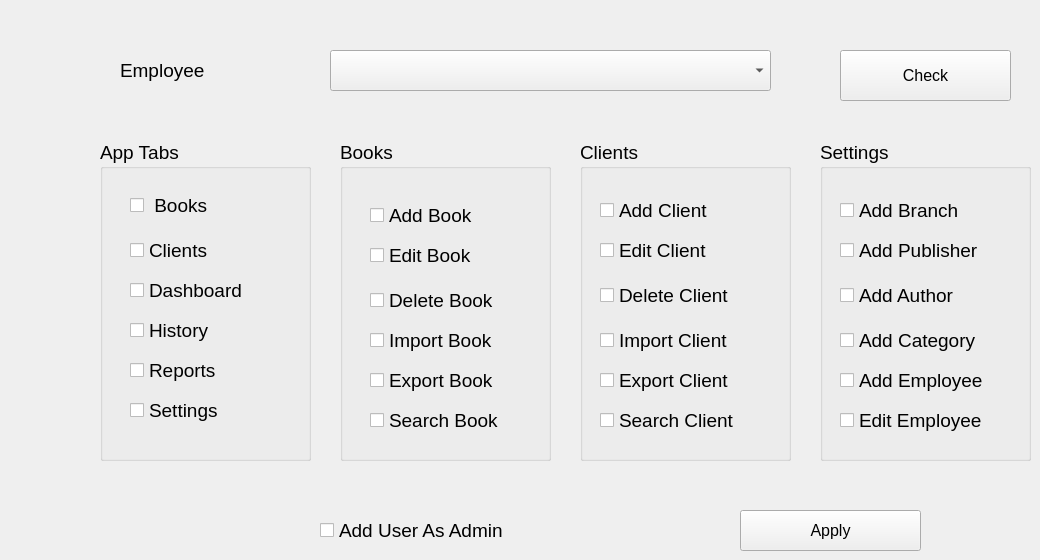
                <widget class="QWidget" name="tab_27">
                 <attribute name="title">
                  <string>Add User Permissions</string>
                 </attribute>
                 <widget class="QLabel" name="label_93">
                  <property name="geometry">
                   <rect>
                    <x>120</x>
                    <y>50</y>
                    <width>161</width>
                    <height>41</height>
                   </rect>
                  </property>
                  <property name="font">
                   <font>
                    <family>Segoe UI</family>
                    <pointsize>14</pointsize>
                   </font>
                  </property>
                  <property name="text">
                   <string>Employee</string>
                  </property>
                 </widget>
                 <widget class="QComboBox" name="comboBox_14">
                  <property name="geometry">
                   <rect>
                    <x>330</x>
                    <y>50</y>
                    <width>441</width>
                    <height>41</height>
                   </rect>
                  </property>
                  <property name="font">
                   <font>
                    <pointsize>14</pointsize>
                   </font>
                  </property>
                 </widget>
                 <widget class="QPushButton" name="pushButton_76">
                  <property name="geometry">
                   <rect>
                    <x>740</x>
                    <y>510</y>
                    <width>181</width>
                    <height>41</height>
                   </rect>
                  </property>
                  <property name="font">
                   <font>
                    <pointsize>12</pointsize>
                   </font>
                  </property>
                  <property name="text">
                   <string>Apply</string>
                  </property>
                 </widget>
                 <widget class="QPushButton" name="pushButton_77">
                  <property name="geometry">
                   <rect>
                    <x>840</x>
                    <y>50</y>
                    <width>171</width>
                    <height>51</height>
                   </rect>
                  </property>
                  <property name="font">
                   <font>
                    <pointsize>12</pointsize>
                   </font>
                  </property>
                  <property name="text">
                   <string>Check</string>
                  </property>
                 </widget>
                 <widget class="QGroupBox" name="groupBox_47">
                  <property name="geometry">
                   <rect>
                    <x>100</x>
                    <y>140</y>
                    <width>211</width>
                    <height>321</height>
                   </rect>
                  </property>
                  <property name="font">
                   <font>
                    <pointsize>14</pointsize>
                   </font>
                  </property>
                  <property name="title">
                   <string>App Tabs</string>
                  </property>
                  <widget class="QCheckBox" name="checkBox_62">
                   <property name="geometry">
                    <rect>
                     <x>30</x>
                     <y>250</y>
                     <width>151</width>
                     <height>41</height>
                    </rect>
                   </property>
                   <property name="font">
                    <font>
                     <pointsize>14</pointsize>
                    </font>
                   </property>
                   <property name="text">
                    <string>Settings</string>
                   </property>
                  </widget>
                  <widget class="QCheckBox" name="checkBox_63">
                   <property name="geometry">
                    <rect>
                     <x>30</x>
                     <y>170</y>
                     <width>151</width>
                     <height>41</height>
                    </rect>
                   </property>
                   <property name="font">
                    <font>
                     <pointsize>14</pointsize>
                    </font>
                   </property>
                   <property name="text">
                    <string>History</string>
                   </property>
                  </widget>
                  <widget class="QCheckBox" name="checkBox_64">
                   <property name="geometry">
                    <rect>
                     <x>30</x>
                     <y>90</y>
                     <width>151</width>
                     <height>41</height>
                    </rect>
                   </property>
                   <property name="font">
                    <font>
                     <pointsize>14</pointsize>
                    </font>
                   </property>
                   <property name="text">
                    <string>Clients</string>
                   </property>
                  </widget>
                  <widget class="QCheckBox" name="checkBox_65">
                   <property name="geometry">
                    <rect>
                     <x>30</x>
                     <y>50</y>
                     <width>151</width>
                     <height>31</height>
                    </rect>
                   </property>
                   <property name="font">
                    <font>
                     <pointsize>14</pointsize>
                    </font>
                   </property>
                   <property name="text">
                    <string> Books</string>
                   </property>
                  </widget>
                  <widget class="QCheckBox" name="checkBox_66">
                   <property name="geometry">
                    <rect>
                     <x>30</x>
                     <y>210</y>
                     <width>151</width>
                     <height>41</height>
                    </rect>
                   </property>
                   <property name="font">
                    <font>
                     <pointsize>14</pointsize>
                    </font>
                   </property>
                   <property name="text">
                    <string>Reports</string>
                   </property>
                  </widget>
                  <widget class="QCheckBox" name="checkBox_67">
                   <property name="geometry">
                    <rect>
                     <x>30</x>
                     <y>130</y>
                     <width>151</width>
                     <height>41</height>
                    </rect>
                   </property>
                   <property name="font">
                    <font>
                     <pointsize>14</pointsize>
                    </font>
                   </property>
                   <property name="text">
                    <string>Dashboard</string>
                   </property>
                  </widget>
                 </widget>
                 <widget class="QGroupBox" name="groupBox_48">
                  <property name="geometry">
                   <rect>
                    <x>340</x>
                    <y>140</y>
                    <width>211</width>
                    <height>321</height>
                   </rect>
                  </property>
                  <property name="font">
                   <font>
                    <pointsize>14</pointsize>
                   </font>
                  </property>
                  <property name="title">
                   <string>Books</string>
                  </property>
                  <widget class="QCheckBox" name="checkBox_68">
                   <property name="geometry">
                    <rect>
                     <x>30</x>
                     <y>140</y>
                     <width>161</width>
                     <height>41</height>
                    </rect>
                   </property>
                   <property name="font">
                    <font>
                     <pointsize>14</pointsize>
                    </font>
                   </property>
                   <property name="text">
                    <string>Delete Book</string>
                   </property>
                  </widget>
                  <widget class="QCheckBox" name="checkBox_69">
                   <property name="geometry">
                    <rect>
                     <x>30</x>
                     <y>100</y>
                     <width>161</width>
                     <height>31</height>
                    </rect>
                   </property>
                   <property name="font">
                    <font>
                     <pointsize>14</pointsize>
                    </font>
                   </property>
                   <property name="text">
                    <string>Edit Book</string>
                   </property>
                  </widget>
                  <widget class="QCheckBox" name="checkBox_70">
                   <property name="geometry">
                    <rect>
                     <x>30</x>
                     <y>60</y>
                     <width>161</width>
                     <height>31</height>
                    </rect>
                   </property>
                   <property name="font">
                    <font>
                     <pointsize>14</pointsize>
                    </font>
                   </property>
                   <property name="text">
                    <string>Add Book</string>
                   </property>
                  </widget>
                  <widget class="QCheckBox" name="checkBox_71">
                   <property name="geometry">
                    <rect>
                     <x>30</x>
                     <y>180</y>
                     <width>161</width>
                     <height>41</height>
                    </rect>
                   </property>
                   <property name="font">
                    <font>
                     <pointsize>14</pointsize>
                    </font>
                   </property>
                   <property name="text">
                    <string>Import Book</string>
                   </property>
                  </widget>
                  <widget class="QCheckBox" name="checkBox_72">
                   <property name="geometry">
                    <rect>
                     <x>30</x>
                     <y>220</y>
                     <width>161</width>
                     <height>41</height>
                    </rect>
                   </property>
                   <property name="font">
                    <font>
                     <pointsize>14</pointsize>
                    </font>
                   </property>
                   <property name="text">
                    <string>Export Book</string>
                   </property>
                  </widget>
                  <widget class="QCheckBox" name="checkBox_73">
                   <property name="geometry">
                    <rect>
                     <x>30</x>
                     <y>260</y>
                     <width>161</width>
                     <height>41</height>
                    </rect>
                   </property>
                   <property name="font">
                    <font>
                     <pointsize>14</pointsize>
                    </font>
                   </property>
                   <property name="text">
                    <string>Search Book</string>
                   </property>
                  </widget>
                 </widget>
                 <widget class="QGroupBox" name="groupBox_49">
                  <property name="geometry">
                   <rect>
                    <x>580</x>
                    <y>140</y>
                    <width>211</width>
                    <height>321</height>
                   </rect>
                  </property>
                  <property name="font">
                   <font>
                    <pointsize>14</pointsize>
                   </font>
                  </property>
                  <property name="title">
                   <string>Clients</string>
                  </property>
                  <widget class="QCheckBox" name="checkBox_74">
                   <property name="geometry">
                    <rect>
                     <x>20</x>
                     <y>130</y>
                     <width>171</width>
                     <height>51</height>
                    </rect>
                   </property>
                   <property name="font">
                    <font>
                     <pointsize>14</pointsize>
                    </font>
                   </property>
                   <property name="text">
                    <string>Delete Client</string>
                   </property>
                  </widget>
                  <widget class="QCheckBox" name="checkBox_75">
                   <property name="geometry">
                    <rect>
                     <x>20</x>
                     <y>50</y>
                     <width>161</width>
                     <height>41</height>
                    </rect>
                   </property>
                   <property name="font">
                    <font>
                     <pointsize>14</pointsize>
                    </font>
                   </property>
                   <property name="text">
                    <string>Add Client</string>
                   </property>
                  </widget>
                  <widget class="QCheckBox" name="checkBox_76">
                   <property name="geometry">
                    <rect>
                     <x>20</x>
                     <y>90</y>
                     <width>161</width>
                     <height>41</height>
                    </rect>
                   </property>
                   <property name="font">
                    <font>
                     <pointsize>14</pointsize>
                    </font>
                   </property>
                   <property name="text">
                    <string>Edit Client</string>
                   </property>
                  </widget>
                  <widget class="QCheckBox" name="checkBox_77">
                   <property name="geometry">
                    <rect>
                     <x>20</x>
                     <y>180</y>
                     <width>161</width>
                     <height>41</height>
                    </rect>
                   </property>
                   <property name="font">
                    <font>
                     <pointsize>14</pointsize>
                    </font>
                   </property>
                   <property name="text">
                    <string>Import Client</string>
                   </property>
                  </widget>
                  <widget class="QCheckBox" name="checkBox_78">
                   <property name="geometry">
                    <rect>
                     <x>20</x>
                     <y>220</y>
                     <width>161</width>
                     <height>41</height>
                    </rect>
                   </property>
                   <property name="font">
                    <font>
                     <pointsize>14</pointsize>
                    </font>
                   </property>
                   <property name="text">
                    <string>Export Client</string>
                   </property>
                  </widget>
                  <widget class="QCheckBox" name="checkBox_79">
                   <property name="geometry">
                    <rect>
                     <x>20</x>
                     <y>260</y>
                     <width>161</width>
                     <height>41</height>
                    </rect>
                   </property>
                   <property name="font">
                    <font>
                     <pointsize>14</pointsize>
                    </font>
                   </property>
                   <property name="text">
                    <string>Search Client</string>
                   </property>
                  </widget>
                 </widget>
                 <widget class="QGroupBox" name="groupBox_50">
                  <property name="geometry">
                   <rect>
                    <x>820</x>
                    <y>140</y>
                    <width>211</width>
                    <height>321</height>
                   </rect>
                  </property>
                  <property name="font">
                   <font>
                    <pointsize>14</pointsize>
                   </font>
                  </property>
                  <property name="title">
                   <string>Settings</string>
                  </property>
                  <widget class="QCheckBox" name="checkBox_80">
                   <property name="geometry">
                    <rect>
                     <x>20</x>
                     <y>130</y>
                     <width>171</width>
                     <height>51</height>
                    </rect>
                   </property>
                   <property name="font">
                    <font>
                     <pointsize>14</pointsize>
                    </font>
                   </property>
                   <property name="text">
                    <string>Add Author</string>
                   </property>
                  </widget>
                  <widget class="QCheckBox" name="checkBox_81">
                   <property name="geometry">
                    <rect>
                     <x>20</x>
                     <y>50</y>
                     <width>161</width>
                     <height>41</height>
                    </rect>
                   </property>
                   <property name="font">
                    <font>
                     <pointsize>14</pointsize>
                    </font>
                   </property>
                   <property name="text">
                    <string>Add Branch</string>
                   </property>
                  </widget>
                  <widget class="QCheckBox" name="checkBox_82">
                   <property name="geometry">
                    <rect>
                     <x>20</x>
                     <y>90</y>
                     <width>161</width>
                     <height>41</height>
                    </rect>
                   </property>
                   <property name="font">
                    <font>
                     <pointsize>14</pointsize>
                    </font>
                   </property>
                   <property name="text">
                    <string>Add Publisher</string>
                   </property>
                  </widget>
                  <widget class="QCheckBox" name="checkBox_83">
                   <property name="geometry">
                    <rect>
                     <x>20</x>
                     <y>180</y>
                     <width>161</width>
                     <height>41</height>
                    </rect>
                   </property>
                   <property name="font">
                    <font>
                     <pointsize>14</pointsize>
                    </font>
                   </property>
                   <property name="text">
                    <string>Add Category</string>
                   </property>
                  </widget>
                  <widget class="QCheckBox" name="checkBox_84">
                   <property name="geometry">
                    <rect>
                     <x>20</x>
                     <y>220</y>
                     <width>161</width>
                     <height>41</height>
                    </rect>
                   </property>
                   <property name="font">
                    <font>
                     <pointsize>14</pointsize>
                    </font>
                   </property>
                   <property name="text">
                    <string>Add Employee</string>
                   </property>
                  </widget>
                  <widget class="QCheckBox" name="checkBox_85">
                   <property name="geometry">
                    <rect>
                     <x>20</x>
                     <y>260</y>
                     <width>161</width>
                     <height>41</height>
                    </rect>
                   </property>
                   <property name="font">
                    <font>
                     <pointsize>14</pointsize>
                    </font>
                   </property>
                   <property name="text">
                    <string>Edit Employee</string>
                   </property>
                  </widget>
                 </widget>
                 <widget class="QCheckBox" name="checkBox_86">
                  <property name="geometry">
                   <rect>
                    <x>320</x>
                    <y>510</y>
                    <width>241</width>
                    <height>41</height>
                   </rect>
                  </property>
                  <property name="font">
                   <font>
                    <pointsize>14</pointsize>
                   </font>
                  </property>
                  <property name="text">
                   <string>Add User As Admin</string>
                  </property>
                 </widget>
                </widget>
